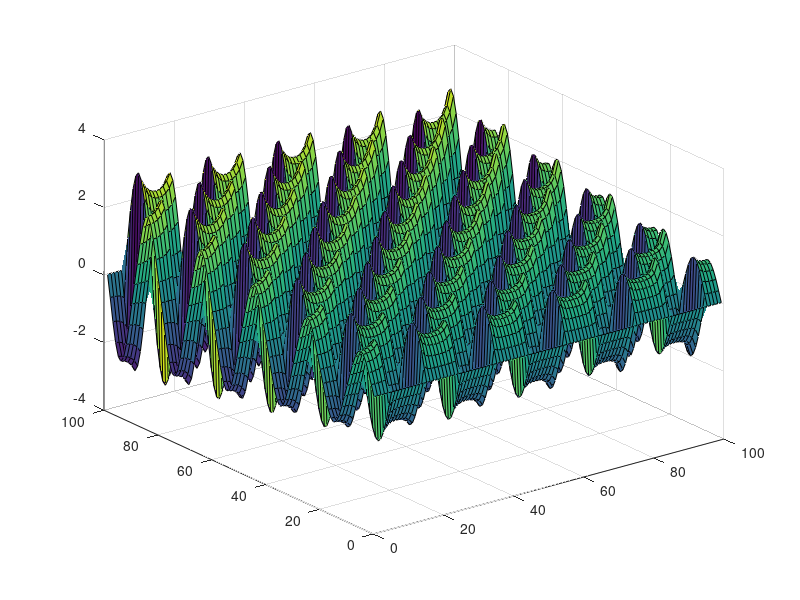

Reproduce this figure in MATLAB.
% x = rcos(phi)
% y = rsin(phi)
% z = r * phi 

x = @(r, phi) r .* cos(phi); 
y = @(r, phi) r .* sin(phi); 

rInt = linspace(1, 2, 100); 
phiInt = linspace(0, 10 * pi, 100); 

xInt = x(rInt, phiInt); 
yInt = y(rInt, phiInt); 

z = @(x, y) sqrt(x.^2 + y.^2) .* atan(y./x); 
[X, Y] = meshgrid(xInt, yInt); 
Z = z(X, Y); 

surf(Z);